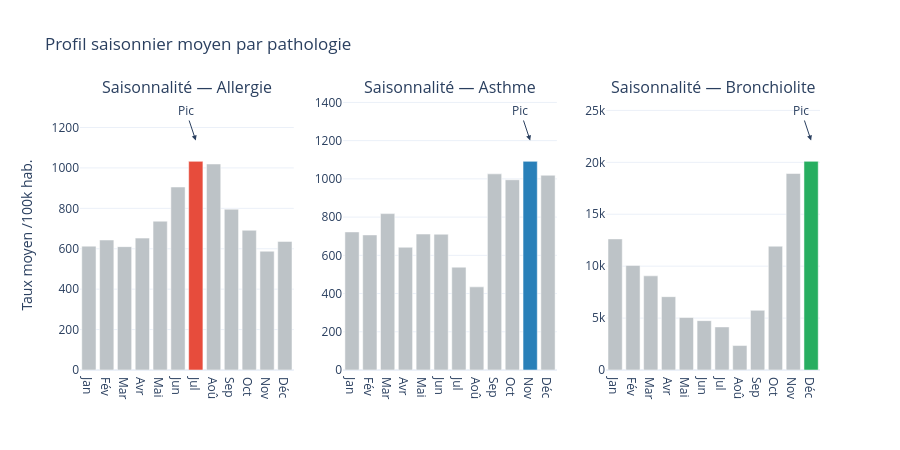

Source (notebook cell):
### Markdown cell above
### 1.2 Saisonnalité — profil moyen par mois

### Code cell
df_sais = df.groupby("mois")[list(Y_COLS.values())].mean().reset_index()
df_sais["mois_label"] = df_sais["mois"].apply(lambda m: MOIS_LABELS[m-1])

fig = make_subplots(
    rows=1, cols=3,
    subplot_titles=[f"Saisonnalité — {p}" for p in Y_COLS]
)

for i, (patho, col) in enumerate(Y_COLS.items(), 1):
    vals = df_sais[col].values
    idx_max = vals.argmax()
    bar_colors = [
        COLORS[patho] if j == idx_max else "#BDC3C7"
        for j in range(12)
    ]
    fig.add_trace(
        go.Bar(
            x=df_sais["mois_label"],
            y=vals,
            marker_color=bar_colors,
            name=patho,
            hovertemplate="%{x}<br>Taux moyen : %{y:.1f}<extra></extra>"
        ),
        row=1, col=i
    )
    # Annotation pic
    fig.add_annotation(
        x=MOIS_LABELS[idx_max],
        y=vals[idx_max] * 1.1,
        text=f"Pic",
        showarrow=True,
        arrowhead=2,
        row=1, col=i
    )

fig.update_layout(
    title_text="Profil saisonnier moyen par pathologie",
    height=450,
    showlegend=False,
    template="plotly_white"
)
fig.update_yaxes(title_text="Taux moyen /100k hab.", col=1)
fig.show()
fig.write_html(EDA_DIR / "eda_02_saisonnalite.html")
print(f"💾 eda/eda_02_saisonnalite.html")

### Figure 1 — Plotly figure (JSON) as saved in the notebook; plotly's stock layout.template omitted (floating-point values rounded to 4 significant figures)
{"data": [{"hovertemplate": "%{x}<br>Taux moyen : %{y:.1f}<extra></extra>", "marker": {"color": ["#BDC3C7", "#BDC3C7", "#BDC3C7", "#BDC3C7", "#BDC3C7", "#BDC3C7", "#E74C3C", "#BDC3C7", "#BDC3C7", "#BDC3C7", "#BDC3C7", "#BDC3C7"]}, "name": "Allergie", "type": "bar", "x": ["Jan", "Fév", "Mar", "Avr", "Mai", "Jun", "Jul", "Aoû", "Sep", "Oct", "Nov", "Déc"], "xaxis": "x", "y": [613.0, 643.4, 610.5, 652.8, 736.5, 905.6, 1033.0, 1020.0, 795.9, 691.6, 587.8, 636.4], "yaxis": "y"}, {"hovertemplate": "%{x}<br>Taux moyen : %{y:.1f}<extra></extra>", "marker": {"color": ["#BDC3C7", "#BDC3C7", "#BDC3C7", "#BDC3C7", "#BDC3C7", "#BDC3C7", "#BDC3C7", "#BDC3C7", "#BDC3C7", "#BDC3C7", "#2980B9", "#BDC3C7"]}, "name": "Asthme", "type": "bar", "x": ["Jan", "Fév", "Mar", "Avr", "Mai", "Jun", "Jul", "Aoû", "Sep", "Oct", "Nov", "Déc"], "xaxis": "x2", "y": [722.4, 706.8, 818.1, 642.1, 711.3, 710.3, 538.1, 435.0, 1026.0, 995.4, 1092.0, 1019.0], "yaxis": "y2"}, {"hovertemplate": "%{x}<br>Taux moyen : %{y:.1f}<extra></extra>", "marker": {"color": ["#BDC3C7", "#BDC3C7", "#BDC3C7", "#BDC3C7", "#BDC3C7", "#BDC3C7", "#BDC3C7", "#BDC3C7", "#BDC3C7", "#BDC3C7", "#BDC3C7", "#27AE60"]}, "name": "Bronchiolite", "type": "bar", "x": ["Jan", "Fév", "Mar", "Avr", "Mai", "Jun", "Jul", "Aoû", "Sep", "Oct", "Nov", "Déc"], "xaxis": "x3", "y": [12620.0, 10070.0, 9068.0, 7062.0, 5053.0, 4754.0, 4150.0, 2355.0, 5746.0, 11920.0, 18920.0, 20090.0], "yaxis": "y3"}], "layout": {"annotations": [{"font": {"size": 16}, "showarrow": false, "text": "Saisonnalité — Allergie", "x": 0.1444, "xanchor": "center", "xref": "paper", "y": 1, "yanchor": "bottom", "yref": "paper"}, {"font": {"size": 16}, "showarrow": false, "text": "Saisonnalité — Asthme", "x": 0.5, "xanchor": "center", "xref": "paper", "y": 1, "yanchor": "bottom", "yref": "paper"}, {"font": {"size": 16}, "showarrow": false, "text": "Saisonnalité — Bronchiolite", "x": 0.8556, "xanchor": "center", "xref": "paper", "y": 1, "yanchor": "bottom", "yref": "paper"}, {"arrowhead": 2, "showarrow": true, "text": "Pic", "x": "Jul", "xref": "x", "y": 1136.0, "yref": "y"}, {"arrowhead": 2, "showarrow": true, "text": "Pic", "x": "Nov", "xref": "x2", "y": 1201.0, "yref": "y2"}, {"arrowhead": 2, "showarrow": true, "text": "Pic", "x": "Déc", "xref": "x3", "y": 22100.0, "yref": "y3"}], "height": 450, "showlegend": false, "title": {"text": "Profil saisonnier moyen par pathologie"}, "xaxis": {"anchor": "y", "domain": [0, 0.2889]}, "xaxis2": {"anchor": "y2", "domain": [0.3556, 0.6444]}, "xaxis3": {"anchor": "y3", "domain": [0.7111, 1]}, "yaxis": {"anchor": "x", "domain": [0, 1], "title": {"text": "Taux moyen /100k hab."}}, "yaxis2": {"anchor": "x2", "domain": [0, 1]}, "yaxis3": {"anchor": "x3", "domain": [0, 1]}}}
